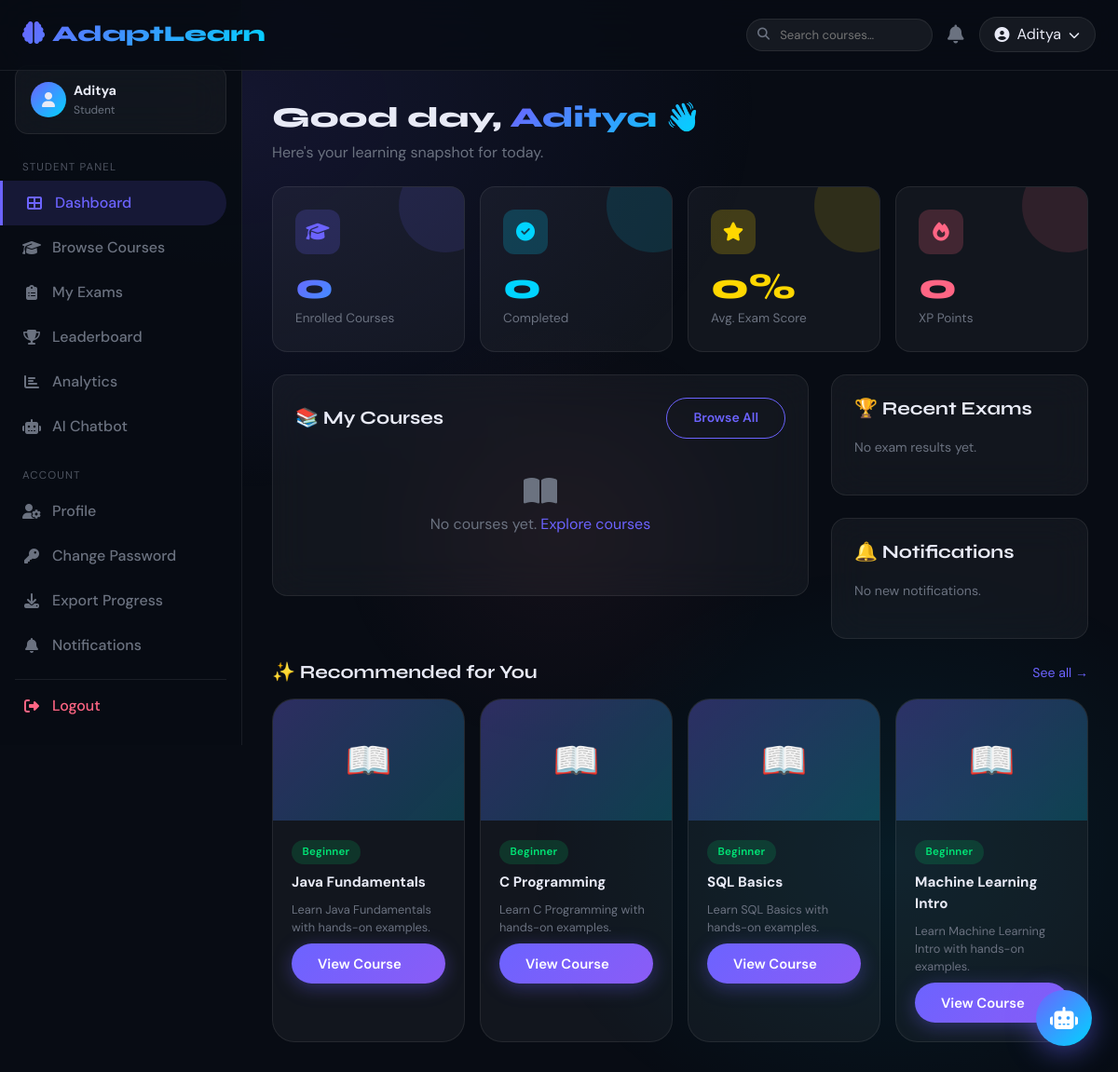
Screenshot of /dashboard/ (signed in) with the database file from the repository.
### learning/models.py (models this page shows, shortened)
class UserProfile(models.Model):
    ROLE_CHOICES = [('student', 'Student'), ('instructor', 'Instructor'), ('admin', 'Admin')]
    user = models.OneToOneField(User, on_delete=models.CASCADE, related_name='profile')
    role = models.CharField(max_length=20, choices=ROLE_CHOICES, default='student')
    avatar = models.ImageField(upload_to='avatars/', null=True, blank=True)
    bio = models.TextField(blank=True)
    phone = models.CharField(max_length=15, blank=True)
    date_of_birth = models.DateField(null=True, blank=True)
    learning_style = models.CharField(max_length=50, blank=True)  # visual/auditory/reading/kinesthetic
    skill_level = models.CharField(max_length=20, default='beginner',
                                   choices=[('beginner','Beginner'),('intermediate','Intermediate'),('advanced','Advanced')])
    total_points = models.IntegerField(default=0)
    created_at = models.DateTimeField(auto_now_add=True)
    updated_at = models.DateTimeField(auto_now=True)

class Course(models.Model):
    DIFFICULTY = [('beginner','Beginner'),('intermediate','Intermediate'),('advanced','Advanced')]
    STATUS     = [('draft','Draft'),('published','Published'),('archived','Archived')]
    title        = models.CharField(max_length=200)
    slug         = models.SlugField(unique=True)
    description  = models.TextField()
    instructor   = models.ForeignKey(User, on_delete=models.CASCADE, related_name='courses_taught')
    thumbnail    = models.ImageField(upload_to='course_thumbnails/', null=True, blank=True)
    difficulty   = models.CharField(max_length=20, choices=DIFFICULTY, default='beginner')
    status       = models.CharField(max_length=20, choices=STATUS, default='draft')
    price        = models.DecimalField(max_digits=8, decimal_places=2, default=0.00)
    is_free      = models.BooleanField(default=False)
    tags         = models.CharField(max_length=300, blank=True)
    duration_hrs = models.FloatField(default=0)
    language     = models.CharField(max_length=50, default='English')
    rating       = models.FloatField(default=0.0)
    total_enrolled = models.IntegerField(default=0)
    created_at   = models.DateTimeField(auto_now_add=True)
    updated_at   = models.DateTimeField(auto_now=True)
    class Meta:
        ordering = ['-created_at']

### learning/views.py (the view)
# urls.py: path('dashboard/', views.dashboard, name='dashboard'),
@login_required
def dashboard(request):
    user = request.user
    enrollments = Enrollment.objects.filter(student=user, status='active').select_related('course')
    recent_results = ExamResult.objects.filter(student=user).select_related('exam')[:5]
    notifications  = Notification.objects.filter(recipient=user, is_read=False)[:5]
    total_courses  = enrollments.count()
    completed      = enrollments.filter(status='completed').count()
    avg_score      = ExamResult.objects.filter(student=user).aggregate(a=Avg('percentage'))['a'] or 0
    profile = getattr(user, 'profile', None)
    skill   = profile.skill_level if profile else 'beginner'
    recommended = Course.objects.filter(status='published', difficulty=skill).exclude(
        id__in=enrollments.values_list('course_id', flat=True)
    )[:4]
    context = {
        'enrollments': enrollments,
        'recent_results': recent_results,
        'notifications': notifications,
        'total_courses': total_courses,
        'completed': completed,
        'avg_score': round(avg_score, 1),
        'recommended': recommended,
    }
    return render(request, 'learning/dashboard.html', context)

### templates/learning/dashboard.html (shortened to what this page needs)
{% extends 'base.html' %}
{% block content %}
<div class="mb-4" data-aos="fade-down">
  <h1 style="font-family:'Syne',sans-serif;font-size:1.9rem;font-weight:800">
    Good day, <span class="gradient-text">{{ request.user.first_name|default:request.user.username }} 👋</span>
  </h1>
  <p style="color:var(--muted)">Here's your learning snapshot for today.</p>
</div>
<div class="row g-3 mb-4">
  <div class="col-sm-6 col-xl-3" data-aos="fade-up" data-aos-delay="0">
    <div class="stat-card purple">
      <div class="stat-icon" style="background:rgba(108,99,255,.2)"><i class="fas fa-graduation-cap" style="color:var(--accent)"></i></div>
      <div class="stat-number gradient-text">{{ total_courses }}</div>
      <div class="stat-label">Enrolled Courses</div>
    </div>
  </div>
  <div class="col-sm-6 col-xl-3" data-aos="fade-up" data-aos-delay="80">
    <div class="stat-card cyan">
      <div class="stat-icon" style="background:rgba(0,212,255,.2)"><i class="fas fa-check-circle" style="color:var(--accent2)"></i></div>
      <div class="stat-number" style="color:var(--accent2)">{{ completed }}</div>
      <div class="stat-label">Completed</div>
    </div>
  </div>
  <div class="col-sm-6 col-xl-3" data-aos="fade-up" data-aos-delay="160">
    <div class="stat-card gold">
      <div class="stat-icon" style="background:rgba(255,215,0,.2)"><i class="fas fa-star" style="color:var(--gold)"></i></div>
      <div class="stat-number" style="color:var(--gold)">{{ avg_score }}%</div>
      <div class="stat-label">Avg. Exam Score</div>
    </div>
  </div>
  <div class="col-sm-6 col-xl-3" data-aos="fade-up" data-aos-delay="240">
    <div class="stat-card pink">
      <div class="stat-icon" style="background:rgba(255,101,132,.2)"><i class="fas fa-fire" style="color:var(--accent3)"></i></div>
      <div class="stat-number" style="color:var(--accent3)">{{ request.user.profile.total_points|default:0 }}</div>
      <div class="stat-label">XP Points</div>
    </div>
  </div>
</div>
<div class="row g-4">
  <div class="col-xl-8" data-aos="fade-up" data-aos-delay="100">
    <div class="glass p-4">
      <div class="d-flex justify-content-between align-items-center mb-3">
        <h2 class="section-title mb-0">📚 My Courses</h2>
        <a href="{% url 'course_list' %}" class="btn-outline-glow btn btn-sm">Browse All</a>
      </div>
      {% if enrollments %}
        {% for enr in enrollments %}
        <div class="d-flex align-items-center gap-3 mb-3 p-3 glass" style="border-radius:14px">
          <div style="width:50px;height:50px;background:linear-gradient(135deg,var(--accent),var(--accent2));border-radius:12px;display:flex;align-items:center;justify-content:center;flex-shrink:0">
            <i class="fas fa-book" style="color:#fff"></i>
          </div>
          <div class="flex-grow-1 min-width-0">
            <div style="font-weight:600;font-size:.95rem;white-space:nowrap;overflow:hidden;text-overflow:ellipsis">{{ enr.course.title }}</div>
            <div class="progress-glow mt-1"><div class="bar" style="width:{{ enr.completion_percent }}%"></div></div>
            <div style="font-size:.75rem;color:var(--muted);margin-top:.25rem">{{ enr.completion_percent }}% complete</div>
          </div>
          <a href="{% url 'course_detail' slug=enr.course.slug %}" class="btn-primary-glow btn btn-sm" style="flex-shrink:0">Continue</a>
        </div>
        {% endfor %}
      {% else %}
        <div class="text-center py-4" style="color:var(--muted)">
          <i class="fas fa-book-open fa-2x mb-2"></i>
          <p>No courses yet. <a href="{% url 'course_list' %}">Explore courses</a></p>
        </div>
      {% endif %}
    </div>
  </div>
  <div class="col-xl-4">
    <div class="glass p-4 mb-4" data-aos="fade-up" data-aos-delay="150">
      <h2 class="section-title">🏆 Recent Exams</h2>
      {% if recent_results %}
        {% for r in recent_results %}
        <div class="d-flex justify-content-between align-items-center mb-2 p-2 glass" style="border-radius:10px">
          <div>
            <div style="font-size:.85rem;font-weight:600">{{ r.exam.title|truncatechars:28 }}</div>
            <div style="font-size:.75rem;color:var(--muted)">{{ r.submitted_at|date:"d M Y" }}</div>
          </div>
          <span class="badge" style="background:{% if r.status == 'pass' %}rgba(0,230,118,.15);color:#00e676{% else %}rgba(255,101,132,.15);color:#ff6584{% endif %};border-radius:50px;padding:.3rem .7rem">
            {{ r.percentage|floatformat:0 }}%
          </span>
        </div>
        {% endfor %}
      {% else %}
        <p style="color:var(--muted);font-size:.88rem">No exam results yet.</p>
      {% endif %}
    </div>
    <div class="glass p-4" data-aos="fade-up" data-aos-delay="200">
      <h2 class="section-title">🔔 Notifications</h2>
      {% if notifications %}
        {% for n in notifications %}
        <div class="d-flex gap-2 mb-2 p-2 glass" style="border-radius:10px">
          <div style="width:8px;height:8px;background:var(--accent);border-radius:50%;margin-top:.4rem;flex-shrink:0"></div>
          <div>
            <div style="font-size:.85rem;font-weight:600">{{ n.title }}</div>
            <div style="font-size:.75rem;color:var(--muted)">{{ n.message|truncatechars:60 }}</div>
          </div>
        </div>
        {% endfor %}
        <a href="{% url 'notifications' %}" style="font-size:.82rem;color:var(--accent)">View all →</a>
      {% else %}
        <p style="color:var(--muted);font-size:.88rem">No new notifications.</p>
      {% endif %}
    </div>
  </div>
</div>
{% if recommended %}
<div class="mt-4" data-aos="fade-up">
  <div class="d-flex justify-content-between align-items-center mb-3">
    <h2 class="section-title mb-0">✨ Recommended for You</h2>
    <a href="{% url 'course_list' %}" style="font-size:.88rem;color:var(--accent)">See all →</a>
  </div>
  <div class="row g-3">
    {% for course in recommended %}
    <div class="col-sm-6 col-xl-3">
      <div class="course-card h-100">
        <div style="height:130px;background:linear-gradient(135deg,rgba(108,99,255,.3),rgba(0,212,255,.2));display:flex;align-items:center;justify-content:center;font-size:2.5rem">
          📖
        </div>
        <div class="card-body">
          <span class="badge-difficulty badge-{{ course.difficulty }} mb-2">{{ course.get_difficulty_display }}</span>
          <div style="font-weight:700;font-size:.95rem;margin-bottom:.5rem">{{ course.title|truncatechars:40 }}</div>
          <div style="font-size:.8rem;color:var(--muted)">{{ course.description|truncatechars:70 }}</div>
          <div class="mt-2">
            <a href="{% url 'course_detail' slug=course.slug %}" class="btn-primary-glow btn btn-sm w-100">View Course</a>
          </div>
        </div>
      </div>
    </div>
    {% endfor %}
  </div>
</div>
{% endif %}
{% endblock %}

### templates/base.html (shortened to what this page needs)
{% load static %}{% load learning_extras %}
<!DOCTYPE html>
<html lang="en" data-theme="dark">
<head>
  <link href="https://cdn.jsdelivr.net/npm/bootstrap@5.3.2/dist/css/bootstrap.min.css" rel="stylesheet" />
  <link href="https://cdnjs.cloudflare.com/ajax/libs/font-awesome/6.5.0/css/all.min.css" rel="stylesheet" />
  <link href="https://cdn.jsdelivr.net/npm/aos@2.3.4/dist/aos.css" rel="stylesheet" />
  <link href="{% static 'css/main.css' %}" rel="stylesheet"/>
</head>
<body>
  <nav class="navbar navbar-expand-lg">
    <div class="container-fluid px-4">
      <a class="navbar-brand" href="{% url 'home' %}">
        <i class="fas fa-brain me-2"></i>AdaptLearn
      </a>
      <div class="ms-auto d-flex align-items-center gap-3">
        {% if request.user.is_authenticated %}
        <form action="{% url 'search' %}" method="get" class="d-none d-lg-flex align-items-center">
          <div style="position:relative">
            <i class="fas fa-search" style="position:absolute;left:.75rem;top:50%;transform:translateY(-50%);color:var(--muted);font-size:.82rem"></i>
            <input type="text" name="q" placeholder="Search courses…"
                   style="background:rgba(255,255,255,.06);border:1px solid var(--border);border-radius:50px;color:var(--text);padding:.42rem .9rem .42rem 2.2rem;font-size:.82rem;width:200px;outline:none;transition:all .2s"
                   onfocus="this.style.width='260px';this.style.borderColor='var(--accent)'"
                   onblur="this.style.width='200px';this.style.borderColor='var(--border)'">
          </div>
        </form>
          <a href="{% url 'notifications' %}" class="position-relative" style="color:var(--muted)">
            <i class="fas fa-bell fa-lg"></i>
          </a>
          <div class="dropdown">
            <button class="btn d-flex align-items-center gap-2 px-3"
                    style="background:rgba(255,255,255,.06);border:1px solid var(--border);border-radius:50px;color:var(--text)"
                    data-bs-toggle="dropdown">
              <i class="fas fa-user-circle"></i>
              <span class="d-none d-md-inline">{{ request.user.first_name|default:request.user.username }}</span>
              <i class="fas fa-chevron-down fa-xs"></i>
            </button>
          </div>
        {% else %}
          <a href="{% url 'user_login' %}" class="btn-outline-glow btn">Login</a>
          <a href="{% url 'user_register' %}" class="btn-primary-glow btn">Sign Up</a>
        {% endif %}
      </div>
    </div>
  </nav>
  {% if request.user.is_authenticated %}
  <div class="d-flex">
    <aside class="sidebar" id="sidebar">
      <div class="px-3 mb-2">
        <div class="d-flex align-items-center gap-2 p-3 glass" style="border-radius:14px">
          <div style="width:38px;height:38px;background:linear-gradient(135deg,var(--accent),var(--accent2));
                      border-radius:50%;display:flex;align-items:center;justify-content:center;font-size:1rem">
            <i class="fas fa-user"></i>
          </div>
          <div>
            <div style="font-weight:700;font-size:.9rem">{{ request.user.first_name|default:request.user.username }}</div>
            <div style="font-size:.75rem;color:var(--muted)">{{ request.user.profile.role|title|default:"Student" }}</div>
          </div>
        </div>
      </div>
      {% if request.user.profile.role != 'instructor' and request.user.profile.role != 'admin' %}
      <div class="sidebar-section">Student Panel</div>
      <a href="{% url 'dashboard' %}" class="sidebar-link {% if request.resolver_match.url_name == 'dashboard' %}active{% endif %}">
        <i class="fas fa-th-large"></i> Dashboard
      </a>
      <a href="{% url 'course_list' %}" class="sidebar-link {% if request.resolver_match.url_name == 'course_list' %}active{% endif %}">
        <i class="fas fa-graduation-cap"></i> Browse Courses
      </a>
      <a href="{% url 'exam_list' %}" class="sidebar-link {% if request.resolver_match.url_name == 'exam_list' %}active{% endif %}">
        <i class="fas fa-clipboard-list"></i> My Exams
      </a>
      <a href="{% url 'leaderboard' %}" class="sidebar-link {% if request.resolver_match.url_name == 'leaderboard' %}active{% endif %}">
        <i class="fas fa-trophy"></i> Leaderboard
      </a>
      <a href="{% url 'analytics' %}" class="sidebar-link {% if request.resolver_match.url_name == 'analytics' %}active{% endif %}">
        <i class="fas fa-chart-bar"></i> Analytics
      </a>
      <a href="{% url 'chatbot' %}" class="sidebar-link {% if request.resolver_match.url_name == 'chatbot' %}active{% endif %}">
        <i class="fas fa-robot"></i> AI Chatbot
      </a>
      {% endif %}
      <div class="sidebar-section">Account</div>
      <a href="{% url 'profile' %}"
         class="sidebar-link {% if request.resolver_match.url_name == 'profile' %}active{% endif %}">
        <i class="fas fa-user-cog"></i> Profile
      </a>
      <a href="{% url 'change_password' %}"
         class="sidebar-link {% if request.resolver_match.url_name == 'change_password' %}active{% endif %}">
        <i class="fas fa-key"></i> Change Password
      </a>
      {% if request.user.profile.role != 'instructor' and request.user.profile.role != 'admin' %}
      <a href="{% url 'progress_report' %}" class="sidebar-link">
        <i class="fas fa-download"></i> Export Progress
      </a>
      {% endif %}
      <a href="{% url 'notifications' %}"
         class="sidebar-link {% if request.resolver_match.url_name == 'notifications' %}active{% endif %}">
        <i class="fas fa-bell"></i> Notifications
      </a>
      <div style="height:1px;background:rgba(255,255,255,.08);margin:.75rem 1rem .25rem"></div>
      <a href="{% url 'logout' %}" class="sidebar-link mb-3" style="color:var(--accent3)">
        <i class="fas fa-sign-out-alt"></i> Logout
      </a>
    </aside>
    <main class="main-content flex-grow-1" style="min-height:calc(100vh - 68px)">
      {% block content %}{% endblock %}
    </main>
  </div>
  <button class="chatbot-fab" onclick="window.location='{% url 'chatbot' %}'" title="AI Chatbot">
    <i class="fas fa-robot"></i>
  </button>
  {% else %}
  <main style="position:relative;z-index:1">{% block extra_content %}{% endblock %}</main>
  {% endif %}
</body>
</html>

### rows the page displays
Course: difficulty "Beginner", title "Java Fundamentals", description "Learn Java Fundamentals with hands-on examples."
Course: difficulty "Beginner", title "C Programming", description "Learn C Programming with hands-on examples."
Course: difficulty "Beginner", title "SQL Basics", description "Learn SQL Basics with hands-on examples."
Course: difficulty "Beginner", title "Machine Learning Intro", description "Learn Machine Learning Intro with hands-on examples."

### other values shown
{{ request.user.first_name|default:request.user.username }} "Aditya"
{{ request.user.profile.role|title|default:"Student" }} "Student"
{{ total_courses }} "0"
{{ completed }} "0"
{{ avg_score }} "0"
{{ request.user.profile.total_points|default:0 }} "0"
